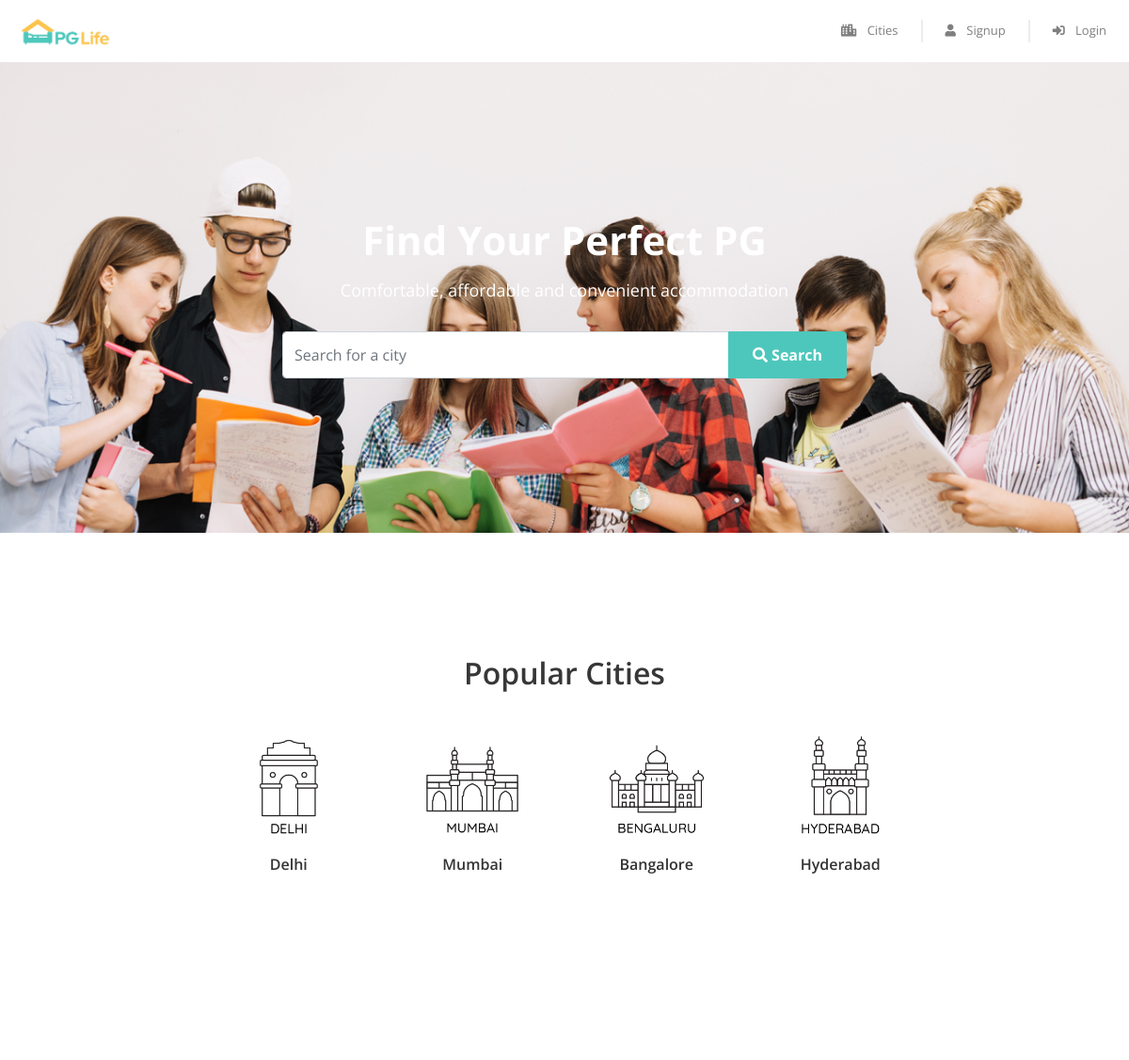
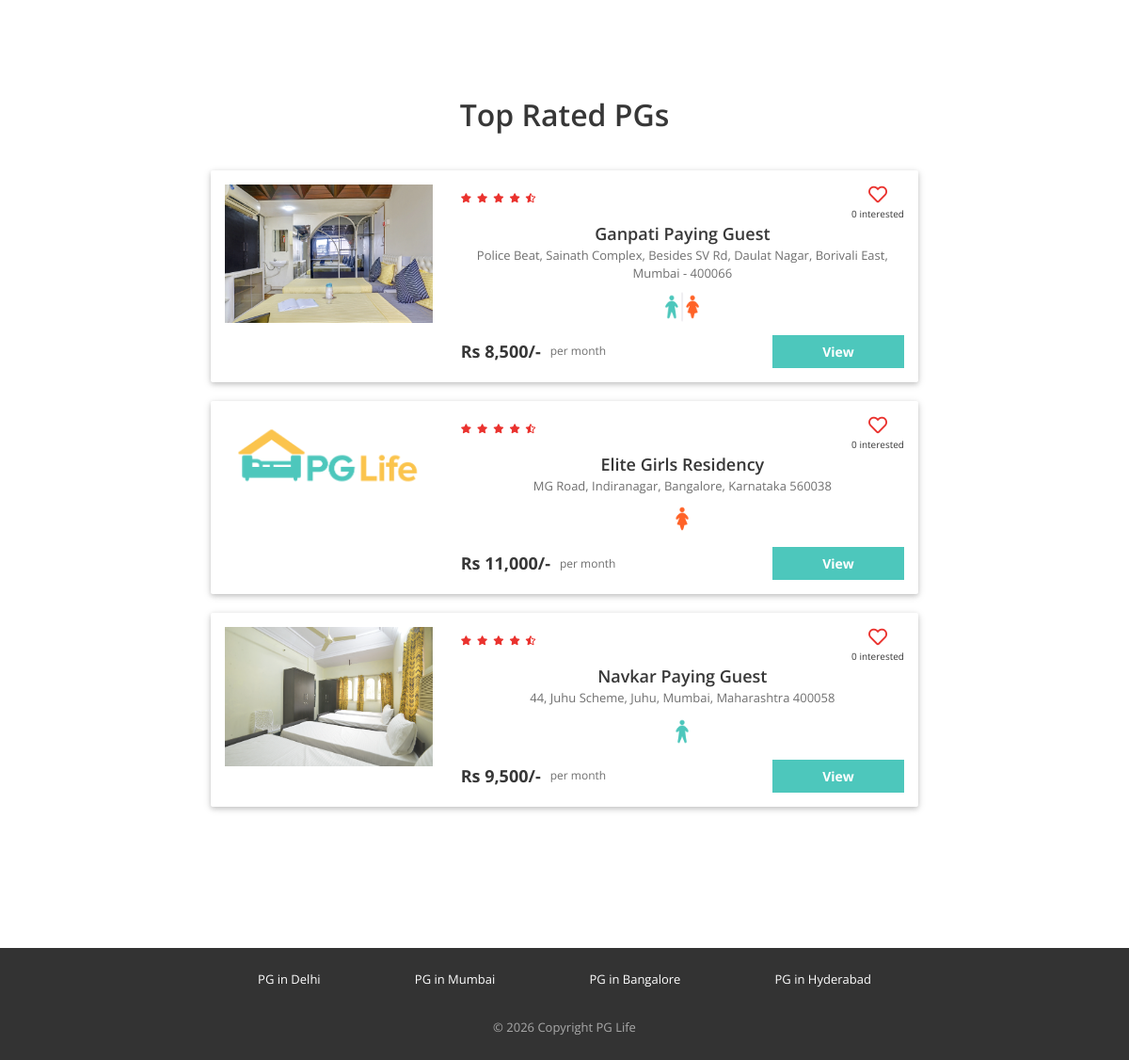
The page / on the database its author committed (2 pictures, top to bottom).
### tables this page shows
CREATE TABLE properties (
    id INT AUTO_INCREMENT PRIMARY KEY,
    name VARCHAR(150) NOT NULL,
    address VARCHAR(255) NOT NULL,
    city VARCHAR(100) NOT NULL,
    price INT NOT NULL,
    gender ENUM('male','female','unisex') NOT NULL,
    rating DECIMAL(2,1) DEFAULT 0,
    image_folder VARCHAR(50) NOT NULL,    
    description TEXT
);

### index.php (the view, shortened to what this page needs)
<?php
require_once 'includes/db.php';
$featured = [];
try {
    $res = $conn->query("SELECT p.*,
            (SELECT COUNT(*) FROM interested_users iu WHERE iu.property_id = p.id) AS interested_count
            FROM properties p ORDER BY p.rating DESC LIMIT 3");
    while ($row = $res->fetch_assoc()) {
        $folder = "img/properties/" . $row['image_folder'] . "/";
        $thumb = "img/logo.png";
        if (is_dir($folder)) {
            $files = array_values(array_diff(scandir($folder), ['.', '..']));
            if (!empty($files)) $thumb = $folder . $files[0];
        }
        $row['thumb'] = $thumb;
        $featured[] = $row;
    }
} catch (mysqli_sql_exception $e) {
}
function homeStars($rating) {
    $full = floor($rating);
    $half = ($rating - $full) >= 0.5;
    $html = '';
    for ($i = 0; $i < $full; $i++) $html .= '<i class="fas fa-star"></i>';
    if ($half) $html .= '<i class="fas fa-star-half-alt"></i>';
    $remaining = 5 - $full - ($half ? 1 : 0);
    for ($i = 0; $i < $remaining; $i++) $html .= '<i class="far fa-star"></i>';
    return $html;
}
?>
<!DOCTYPE html>
<html lang="en">
<head>
    <link href="css/bootstrap.min.css" rel="stylesheet" />
    <link href="https://use.fontawesome.com/releases/v5.11.2/css/all.css" rel="stylesheet" />
    <link href="css/common.css" rel="stylesheet" />
    <link href="css/home.css" rel="stylesheet" />
    <link href="css/property_list.css" rel="stylesheet" />
</head>
<body>
    <div class="header sticky-top">
        <nav class="navbar navbar-expand-md navbar-light">
            <a class="navbar-brand" href="index.php">
                <img src="img/logo.png" />
            </a>
            <div class="collapse navbar-collapse justify-content-end" id="my-navbar">
                <ul class="navbar-nav">
                    <li class="nav-item">
                        <a class="nav-link" href="#cities">
                            <i class="fas fa-city"></i> Cities
                        </a>
                    </li>
                    <div class="nav-vl"></div>
                    <?php include 'includes/nav_state.php'; ?>
                </ul>
            </div>
        </nav>
    </div>
    <div class="hero-section">
        <div class="hero-content">
            <h1>Find Your Perfect PG</h1>
            <p>Comfortable, affordable and convenient accommodation</p>
            <div class="search-box">
                <div class="input-group">
                    <input type="text" id="city-search" class="form-control"
                        placeholder="Search for a city">
                    <div class="input-group-append">
                        <a href="#" id="search-btn"
                            class="btn btn-primary">
                            <i class="fas fa-search"></i> Search
                        </a>
                    </div>
                </div>
            </div>
        </div>
    </div>
    <div class="cities-section" id="cities">
        <div class="page-container">
            <h2>Popular Cities</h2>
            <div class="row justify-content-center">
                <div class="col-6 col-md-3 city-card">
                    <a href="property_list.php?city=Delhi">
                        <img src="img/delhi.png" />
                        <h5>Delhi</h5>
                    </a>
                </div>
                <div class="col-6 col-md-3 city-card">
                    <a href="property_list.php?city=Mumbai">
                        <img src="img/mumbai.png" />
                        <h5>Mumbai</h5>
                    </a>
                </div>
                <div class="col-6 col-md-3 city-card">
                    <a href="property_list.php?city=Bangalore">
                        <img src="img/bangalore.png" />
                        <h5>Bangalore</h5>
                    </a>
                </div>
                <div class="col-6 col-md-3 city-card">
                    <a href="property_list.php?city=Hyderabad">
                        <img src="img/hyderabad.png" />
                        <h5>Hyderabad</h5>
                    </a>
                </div>
            </div>
        </div>
    </div>
    <?php if (!empty($featured)): ?>
    <div class="cities-section">
        <div class="page-container">
            <h2>Top Rated PGs</h2>
            <?php foreach ($featured as $p):
                $genderIcon = $p['gender'] === 'male' ? 'img/male.png' : ($p['gender'] === 'female' ? 'img/female.png' : 'img/unisex.png');
            ?>
                <div class="property-card row">
                    <div class="image-container col-md-4">
                        <img src="<?= htmlspecialchars($p['thumb']) ?>" />
                    </div>
                    <div class="content-container col-md-8">
                        <div class="row no-gutters justify-content-between">
                            <div class="star-container" title="<?= $p['rating'] ?>">
                                <?= homeStars($p['rating']) ?>
                            </div>
                            <div class="interested-container">
                                <i class="far fa-heart"></i>
                                <div class="interested-text"><?= $p['interested_count'] ?> interested</div>
                            </div>
                        </div>
                        <div class="detail-container">
                            <div class="property-name"><?= htmlspecialchars($p['name']) ?></div>
                            <div class="property-address"><?= htmlspecialchars($p['address']) ?></div>
                            <div class="property-gender">
                                <img src="<?= $genderIcon ?>" />
                            </div>
                        </div>
                        <div class="row no-gutters">
                            <div class="rent-container col-6">
                                <div class="rent">Rs <?= number_format($p['price']) ?>/-</div>
                                <div class="rent-unit">per month</div>
                            </div>
                            <div class="button-container col-6">
                                <a href="property_detail.php?id=<?= $p['id'] ?>" class="btn btn-primary">View</a>
                            </div>
                        </div>
                    </div>
                </div>
            <?php endforeach; ?>
        </div>
    </div>
    <?php endif; ?>
    <div class="footer">
        <div class="page-container footer-container">
            <div class="footer-cities">
                <div class="footer-city">
                    <a href="property_list.php?city=Delhi">PG in Delhi</a>
                </div>
                <div class="footer-city">
                    <a href="property_list.php?city=Mumbai">PG in Mumbai</a>
                </div>
                <div class="footer-city">
                    <a href="property_list.php?city=Bangalore">PG in Bangalore</a>
                </div>
                <div class="footer-city">
                    <a href="property_list.php?city=Hyderabad">PG in Hyderabad</a>
                </div>
            </div>
            <div class="footer-copyright">
                © 2026 Copyright PG Life
            </div>
        </div>
    </div>
</body>
</html>

### css/common.css (style rules this page uses)
* { box-sizing: border-box; font-family: 'Open Sans', sans-serif; }
body { color: #373737; font-size: 16px; position: relative; }
h1, h2, h3, h4, h5, h6 { font-weight: 600; }
h1 { font-size: 36px; margin-bottom: 40px; }
h5 { font-size: 16px; margin-bottom: 10px; }
.btn-primary, .btn-warning, .btn-danger { color: white; font-weight: bold; }
.page-container { max-width: 800px; padding: 80px 24px; margin: auto; }
.header { background-color: white; font-size: 13px; }
.header .navbar .navbar-brand img { height: 40px; }
.header .navbar .nav-item i { margin-right: 8px; }
.header .nav-vl { border-left: 2px solid #d6d6d678; height: 24px; margin: auto 16px; display: block; }
.footer { background-color: #333333; font-size: 13px; }
.footer-container { padding: 24px; }
.footer-cities { display: flex; flex-wrap: wrap; justify-content: space-around; }
.footer-city { margin-bottom: 8px; text-align: center; }
.footer-city a { color: #ffffff; }
.footer-copyright { color: #a9a9a9; text-align: center; padding-top: 24px; }

### css/home.css (style rules this page uses)
body { font-family: 'Open Sans', sans-serif; }
.hero-section { min-height: 500px; background: url("../img/bg.png") center center / cover no-repeat; display: flex; align-items: center; justify-content: center; text-align: center; }
.hero-content { width: 90%; max-width: 800px; }
.hero-content h1 { color: white; font-size: 42px; font-weight: 700; margin-bottom: 15px; }
.hero-content p { color: white; font-size: 18px; margin-bottom: 30px; }
.search-box { max-width: 600px; margin: auto; }
.search-box input { height: 50px; }
.search-box .btn { height: 50px; padding: 12px 25px; }
.cities-section { padding: 50px 20px; text-align: center; }
.cities-section h2 { margin-bottom: 40px; font-weight: 600; }
.city-card { margin-bottom: 30px; }
.city-card a { text-decoration: none; color: #333; }
.city-card img { width: 120px; height: 120px; object-fit: contain; margin-bottom: 15px; }
.city-card h5 { font-weight: 600; }

### css/property_list.css (style rules this page uses)
.property-card { background-color: #ffffff; border-radius: 2px; padding: 15px 0px; margin: 0px auto 20px; box-shadow: 0 2px 5px 0 rgba(0, 0, 0, 0.16), 0 2px 10px 0 rgba(0, 0, 0, 0.12); }
.image-container { text-align: center; }
.image-container img { width: 100%; max-width: 300px; }
.star-container i { color: #EA322E; font-size: 10px; margin-right: 6px; }
.interested-container { text-align: center; }
.interested-container i { color: #EA322E; font-size: 20px; cursor: pointer; }
.interested-text { font-size: 10px; }
.detail-container { padding-bottom: 10px; }
.property-name { font-size: 18px; font-weight: 600; }
.property-address { color: #6f6f6f; font-size: 13px; padding-bottom: 5px; }
.property-gender img { width: 40px; }
.rent-container { display: flex; align-items: center; }
.rent { font-size: 18px; font-weight: bold; padding-right: 10px; }
.rent-unit { color: #6f6f6f; font-size: 12px; }
.button-container .btn { font-size: 14px; border-radius: 0px; width: 140px; float: right; }

### rows shown on the page
properties: shows a picture, interested_count "0", name "Ganpati Paying Guest", address "Police Beat, Sainath Complex, Besides SV Rd, Daulat Nagar, Borivali East, Mumbai - 400066", gender (picture), price "8,500"
properties: shows a picture, interested_count "0", name "Elite Girls Residency", address "MG Road, Indiranagar, Bangalore, Karnataka 560038", gender (picture), price "11,000"
properties: shows a picture, interested_count "0", name "Navkar Paying Guest", address "44, Juhu Scheme, Juhu, Mumbai, Maharashtra 400058", gender (picture), price "9,500"
